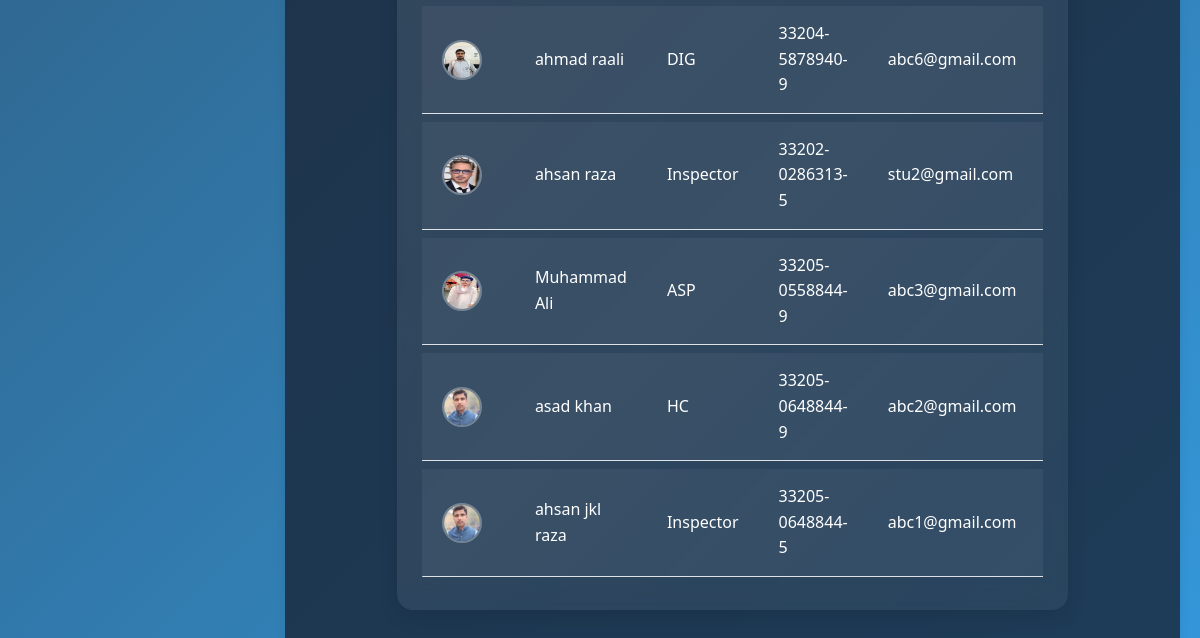
/cadmin/register-officer/ (signed in, lower part), run on an earlier commit of the app's database.
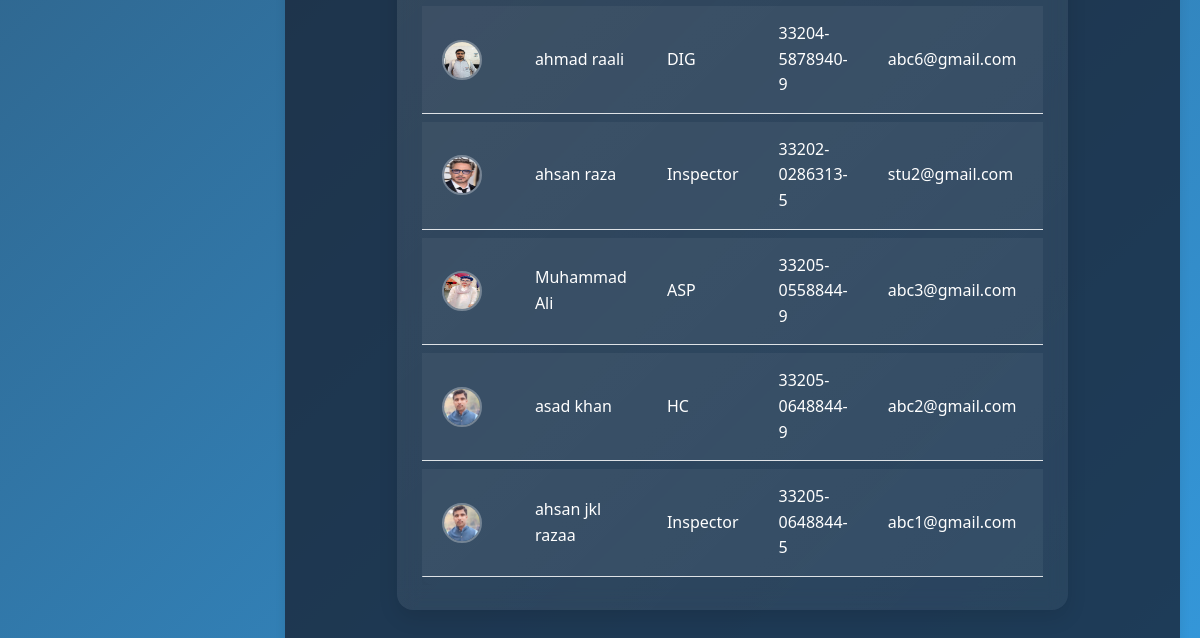
And on a later commit of the database.
### frontend/models.py (models this page shows, shortened)
class User(AbstractUser):
    USER_TYPE_CHOICES = (
        ('user', 'Regular User'),
        ('officer', 'Police Officer'),
        ('admin', 'Admin'),
    )
    RANK_CHOICES = (
        ('IGP', 'Inspector General of Police (IGP)'),
        ('DIG', 'Deputy Inspector General (DIG)'),
        ('SSP', 'Senior Superintendent of Police (SSP)'),
        ('SP', 'Superintendent of Police (SP)'),
        ('DSP', 'Deputy Superintendent of Police (DSP)'),
        ('ASP', 'Assistant Superintendent of Police (ASP)'),
        ('Inspector', 'Inspector'),
        ('SI', 'Sub-Inspector (SI)'),
        ('ASI', 'Assistant Sub-Inspector (ASI)'),
        ('HC', 'Head Constable (HC)'),
        ('Constable', 'Constable'),
    )
    user_type = models.CharField(max_length=10, choices=USER_TYPE_CHOICES, default='user')
    phone_number = models.CharField(max_length=15, blank=True)
    address = models.TextField(blank=True)
    profile_picture = models.ImageField(upload_to='profile_pictures/', blank=True, null=True)
    date_of_birth = models.DateField(null=True, blank=True)
    is_verified = models.BooleanField(default=False)
    created_at = models.DateTimeField(auto_now_add=True)
    updated_at = models.DateTimeField(auto_now=True)
    cnic = models.CharField(max_length=15, unique=True, blank=True, null=True, help_text="Format: 12345-1234567-1")
    rank = models.CharField(max_length=20, choices=RANK_CHOICES, blank=True, null=True)
    cases_closed = models.PositiveIntegerField(default=0, help_text="Number of cases closed by this officer")
    groups = models.ManyToManyField(
        'auth.Group',
        verbose_name=_('groups'),
        blank=True,
        help_text=_(
            'The groups this user belongs to. A user will get all permissions '
            'granted to each of their groups.'
        ),
        related_name='frontend_user_set',
        related_query_name='frontend_user'
    )
    user_permissions = models.ManyToManyField(
        'auth.Permission',
        verbose_name=_('user permissions'),
        blank=True,
        help_text=_('Specific permissions for this user.'),
        related_name='frontend_user_set',
        related_query_name='frontend_user'
    )
    def is_admin(self):
        return self.user_type == 'admin' or self.is_superuser
    class Meta:
        verbose_name = _('user')
        verbose_name_plural = _('users')
        db_table = 'frontend_user'

### cadmin/views.py (the view, shortened to what this page needs)
# urls.py: path('register-officer/', views.register_officer, name='register_officer'),
@login_required(login_url='login')
@user_passes_test(is_admin, login_url='login')
def register_officer(request):
    officers = User.objects.filter(user_type='officer').order_by('-date_joined')
    context = {
        'officers': officers
    }
    return render(request, 'register_officer.html', context)

### cadmin/views.py (called while the page is built)
def is_admin(user):
    return user.is_admin()

### cadmin/templates/register_officer.html (shortened to what this page needs)
{% extends 'base_admin.html' %}
{% load static %}
{% block content %}
<div class="container-fluid mt-5">
    <div class="row justify-content-center">
        <div class="col-md-10">
            <div class="card" style="background: linear-gradient(135deg, rgba(255, 255, 255, 0.1), rgba(255, 255, 255, 0.05)); border: none; border-radius: 16px; box-shadow: 0 8px 20px rgba(0, 0, 0, 0.1); overflow: hidden; backdrop-filter: blur(10px);">
                <div class="card-body">
                    <div class="table-responsive">
                        <table class="custom-table table-hover align-middle" style="background: transparent; border-collapse: separate; border-spacing: 0 8px;">
                            <tbody>
                                {% for officer in officers %}
                                <tr style="background: rgba(255, 255, 255, 0.05); transition: transform 0.2s ease, background 0.2s ease; border-radius: 10px; overflow: hidden;" class="message-row">
                                    <td style="padding: 15px 20px;">
                                        {% if officer.profile_picture %}
                                            <img src="{{ officer.profile_picture.url }}" alt="{{ officer.get_full_name }}" class="rounded-circle" width="40" height="40" style="border: 2px solid rgba(255, 255, 255, 0.3);">
                                        {% else %}
                                            <img src="{% static 'images/default_avatar.png' %}" alt="Default Avatar" class="rounded-circle" width="40" height="40" style="border: 2px solid rgba(255, 255, 255, 0.3);">
                                        {% endif %}
                                    </td>
                                    <td style="color: white; padding: 15px 20px; font-weight: 500;">{{ officer.get_full_name }}</td>
                                    <td style="color: white; padding: 15px 20px; font-weight: 500;">{{ officer.rank }}</td>
                                    <td style="color: white; padding: 15px 20px; font-weight: 500;">{{ officer.cnic }}</td>
                                    <td style="color: white; padding: 15px 20px; font-weight: 500;">{{ officer.email }}</td>
                                </tr>
                                {% empty %}
                                <tr style="background: rgba(255, 255, 255, 0.05);">
                                    <td colspan="7" class="text-center" style="color: white; padding: 20px; font-style: italic;">No officers registered yet.</td>
                                </tr>
                                {% endfor %}
                            </tbody>
                        </table>
                    </div>
                </div>
            </div>
        </div>
    </div>
</div>
{% endblock %}

What changed in the data, as far as the page shows it:
changed User "abc1@gmail.com": get_full_name "ahsan jkl raza" → "ahsan jkl razaa"
